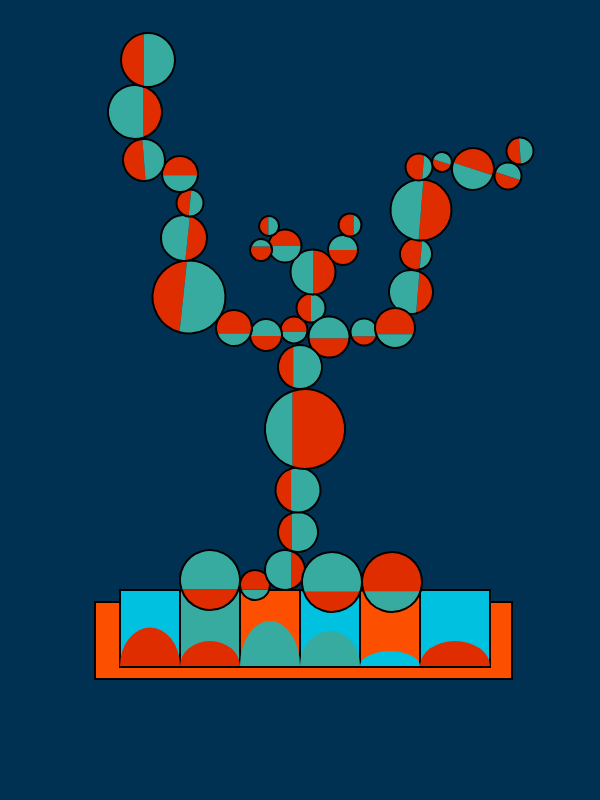
Frame 1 (no input)
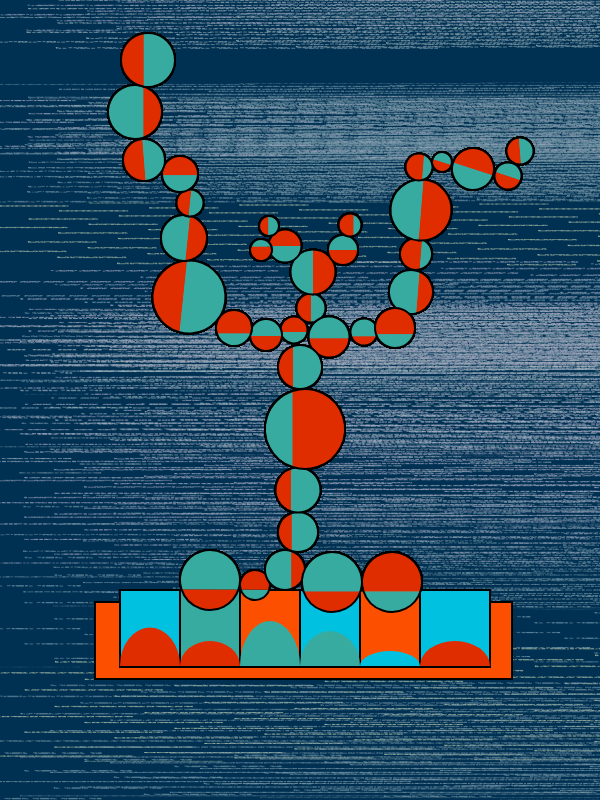
Frame 60 (no input)
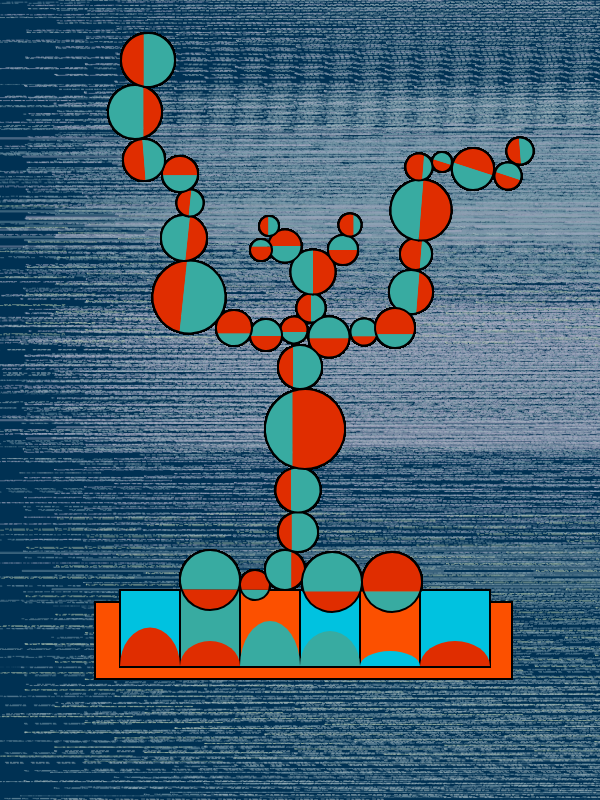
Frame 120 (the mouse pressed at the canvas centre since frame 60)

The p5.js sketch that drew these frames (run headless with seeded random() and noise() and a simulated clock; from frame 60 on, the mouse is pressed at the canvas centre):

// p5.js sketch
// ── sketch.js
// Initialize global variables
var ranges;
let seed = Math.random() * 200;
var mySize;
let str_wei = 0;
let x_space;
let color1, color2;
let colorselet = [];
let plus, margin;
let filter1;

let xCoor = 0;

function setup() {
  randomSeed(seed);
  mySize = 900;
  createCanvas(600, 800);
  colorselet[0] = "#1a1a1a";
  colorselet[1] = "#abadc5";
  colorselet[2] = "#abbcc3";
  colorselet[3] = "#bfd1b2";
  colorselet[4] = "#7f9faf";

  background("#003153");
  margin = mySize / 50;
  ranges = int(random(10, 20));
  color1 = random(colorselet);
  color2 = random(colorselet);
  plus = 0;
  filter1 = new makeFilter();
  // noLoop();
}

function draw() {

  
  randomSeed(seed); // Set the random seed
  noiseSeed(seed); // Set the noise seed

  noFill();
 push();
 // Loop to draw shapes
  for (let i = 0; i < ranges; i++) 
 {
    strokeWeight(str_wei);
    stroke(random(colorselet));
   // Update the horizontal coordinate   'untitled_230710'(SamuelYAN,2023)  https://openprocessing.org/sketch/1969233
    if (ranges % 3 == 0) {
      drawingContext.shadowColor = str(random(colorselet)) + "15";
      drawingContext.shadowOffsetX = str_wei;
      drawingContext.shadowOffsetY = str_wei;
      drawingContext.shadowBlur = 0;
    } else {
      drawingContext.shadowColor = str(random(colorselet)) + "15";
      drawingContext.shadowOffsetX = str_wei;
      drawingContext.shadowOffsetY = str_wei;
      drawingContext.shadowBlur = 0;
    }
   // Update the horizontal coordinate
   xCoor = xCoor + 0.05*width;
   if(xCoor>width)
   {
     xCoor=0;
   }
    let x = xCoor;
   // Set line dashes and draw rectangles
    drawingContext.setLineDash([2, int(random(12, 5))+plus, 3, 2, int(random(1, 4))-plus, 2, int(random(11, 4))+plus, 2]);
    rect(x - random(4, 10) * sin(random(1, 0.5) * plus), height * random(0.15, 0.85) + mySize / 2 * sin(0.7 * sin(0.5 * plus - 0.5) - 0.5),  random(mySize / 20, mySize / 2), plus);
    rect(x - random(10, 4) * cos(random(0.5, 1) * plus), height * random(0.85, 0.15) - mySize / 2 * sin(0.75 * sin(0.7 * plus - 0.5) - 0.25),  random(mySize / 2, mySize / 20), plus);
  }
 pop();

 // Adjust stroke weight
  if (str_wei < 0.5) {
    str_wei += 0.1;
  }
   // Update the 'plus' variable
  if (plus * random(35, 50) < 1 * mySize / 8) 
 {
    plus += 0.01;
  }
 else
 {
   // Remove shadows and create a final frame
    drawingContext.shadowColor = random(colorselet);
    drawingContext.shadowOffsetX = 0;
    drawingContext.shadowOffsetY = 0;
    drawingContext.shadowBlur = 0;

       // Display the final frame
    noLoop();
    noLoop();
    blendMode(BLEND);
    image(overAllTexture, 0, 0);
    blendMode(ADD);
    strokeWeight(random(0.10, 0.5) / 2);
    stroke(str(random(colorselet)) + "05");
    noFill();
    drawingContext.setLineDash([2, 1, 2, 3]);
    drawOverPattern();
    drawingContext.setLineDash([1, 1, 1, 1]);
    blendMode(BLEND);
  }
  strokeWeight(2);
  //Left Branch
  let apple1 = new Apple(294, 330, 27, PI / 2, { ratio: 0.45, c1: color(12, 133, 88), c2: color(175, 67, 67) });
  apple1.display({ c1: color(12, 133, 88), c2: color(175, 67, 67) });

  let apple2 = new Apple(266, 335, 32, 3 * PI / 2, { ratio: 0.52, c1: color(12, 133, 88), c2: color(175, 67, 67) });
  apple2.display({ c1: color(12, 133, 88), c2: color(175, 67, 67) });

  let apple3 = new Apple(234, 328, 36, PI / 2, { ratio: 0.40, c1: color(12, 133, 88), c2: color(175, 67, 67) });
  apple3.display({ c1: color(12, 133, 88), c2: color(175, 67, 67) });

  let apple4 = new Apple(189, 297, 73, PI / 30, { ratio: 0.55, c1: color(12, 133, 88), c2: color(175, 67, 67) });
  apple4.display({ c1: color(12, 133, 88), c2: color(175, 67, 67) });

  let apple5 = new Apple(184, 238, 46, 31 * PI / 30, { ratio: 0.55, c1: color(12, 133, 88), c2: color(175, 67, 67) });
  apple5.display({ c1: color(12, 133, 88), c2: color(175, 67, 67) });

  let apple6 = new Apple(190, 203, 27, PI / 30, { ratio: 0.5, c1: color(12, 133, 88), c2: color(175, 67, 67) });
  apple6.display({ c1: color(12, 133, 88), c2: color(175, 67, 67) });

  let apple7 = new Apple(180, 174, 36, PI / 2, { ratio: 0.48, c1: color(12, 133, 88), c2: color(175, 67, 67) });
  apple7.display({ c1: color(12, 133, 88), c2: color(175, 67, 67) });

  let apple8 = new Apple(144, 160, 42, -PI / 40, { ratio: 0.50, c1: color(12, 133, 88), c2: color(175, 67, 67) });
  apple8.display({ c1: color(12, 133, 88), c2: color(175, 67, 67) });

  let apple9 = new Apple(135, 112, 54, PI, { ratio: 0.60, c1: color(12, 133, 88), c2: color(175, 67, 67) });
  apple9.display({ c1: color(12, 133, 88), c2: color(175, 67, 67) });

  let apple10 = new Apple(148, 60, 54, 0, { ratio: 0.55, c1: color(12, 133, 88), c2: color(175, 67, 67) });
  apple10.display({ c1: color(12, 133, 88), c2: color(175, 67, 67) });

  //Middle Branch
  let apple11 = new Apple(311, 308, 29, 0, { ratio: 0.50, c1: color(12, 133, 88), c2: color(175, 67, 67) });
  apple11.display({ c1: color(12, 133, 88), c2: color(175, 67, 67) });

  let apple12 = new Apple(313, 272, 45, PI, { ratio: 0.50, c1: color(12, 133, 88), c2: color(175, 67, 67) });
  apple12.display({ c1: color(12, 133, 88), c2: color(175, 67, 67) });

  let apple13 = new Apple(285, 246, 33, PI / 2, { ratio: 0.50, c1: color(12, 133, 88), c2: color(175, 67, 67) });
  apple13.display({ c1: color(12, 133, 88), c2: color(175, 67, 67) });

  let apple14 = new Apple(261, 250, 22, 3 * PI / 2, { ratio: 0.40, c1: color(12, 133, 88), c2: color(175, 67, 67) });
  apple14.display({ c1: color(12, 133, 88), c2: color(175, 67, 67) });

  let apple15 = new Apple(269, 226, 20, 0, { ratio: 0.52, c1: color(12, 133, 88), c2: color(175, 67, 67) });
  apple15.display({ c1: color(12, 133, 88), c2: color(175, 67, 67) });

  let apple16 = new Apple(343, 250, 30, 3 * PI / 2, { ratio: 0.50, c1: color(12, 133, 88), c2: color(175, 67, 67) });
  apple16.display({ c1: color(12, 133, 88), c2: color(175, 67, 67) });

  let apple17 = new Apple(350, 225, 23, 0, { ratio: 0.40, c1: color(12, 133, 88), c2: color(175, 67, 67) });
  apple17.display({ c1: color(12, 133, 88), c2: color(175, 67, 67) });

  //Right Branch
  let apple18 = new Apple(329, 337, 41, 3 * PI / 2, { ratio: 0.52, c1: color(12, 133, 88), c2: color(175, 67, 67) });
  apple18.display({ c1: color(12, 133, 88), c2: color(175, 67, 67) });

  let apple19 = new Apple(364, 332, 27, 3 * PI / 2, { ratio: 0.60, c1: color(12, 133, 88), c2: color(175, 67, 67) });
  apple19.display({ c1: color(12, 133, 88), c2: color(175, 67, 67) });

  let apple20 = new Apple(411, 292, 44, 41 * PI / 40, { ratio: 0.60, c1: color(12, 133, 88), c2: color(175, 67, 67) });
  apple20.display({ c1: color(12, 133, 88), c2: color(175, 67, 67) });

  let apple21 = new Apple(395, 328, 40, PI / 2, { ratio: 0.40, c1: color(12, 133, 88), c2: color(175, 67, 67) });
  apple21.display({ c1: color(12, 133, 88), c2: color(175, 67, 67) });

  let apple22 = new Apple(416, 254, 32, PI / 40, { ratio: 0.40, c1: color(12, 133, 88), c2: color(175, 67, 67) });
  apple22.display({ c1: color(12, 133, 88), c2: color(175, 67, 67) });

  let apple23 = new Apple(421, 210, 61, 41 * PI / 40, { ratio: 0.5, c1: color(12, 133, 88), c2: color(175, 67, 67) });
  apple23.display({ c1: color(12, 133, 88), c2: color(175, 67, 67) });

  let apple24 = new Apple(419, 167, 27, PI / 40, { ratio: 0.4, c1: color(12, 133, 88), c2: color(175, 67, 67) });
  apple24.display({ c1: color(12, 133, 88), c2: color(175, 67, 67) });

  let apple25 = new Apple(442, 162, 20, 8 * PI / 5, { ratio: 0.5, c1: color(12, 133, 88), c2: color(175, 67, 67) });
  apple25.display({ c1: color(12, 133, 88), c2: color(175, 67, 67) });

  let apple26 = new Apple(473, 169, 42, 3 * PI / 5, { ratio: 0.5, c1: color(12, 133, 88), c2: color(175, 67, 67) });
  apple26.display({ c1: color(12, 133, 88), c2: color(175, 67, 67) });

  let apple27 = new Apple(508, 176, 27, 8 * PI / 5, { ratio: 0.5, c1: color(12, 133, 88), c2: color(175, 67, 67) });
  apple27.display({ c1: color(12, 133, 88), c2: color(175, 67, 67) });

  let apple28 = new Apple(520, 151, 27, -PI / 40, { ratio: 0.5, c1: color(12, 133, 88), c2: color(175, 67, 67) });
  apple28.display({ c1: color(12, 133, 88), c2: color(175, 67, 67) });


    // 中间的长方形
  //黑色描边
  strokeWeight(2);
  stroke(0, 0, 0);
  let middleRect = new Rect(95, 602, 417, 77, 19, 145, 99);
  middleRect.display();

  //土壤
  strokeWeight(2);
  stroke(0, 0, 0);
  let soil = new Rect(120, 590, 370, 77, 188, 168, 88);
  soil.display();

  let soil1 = new Rect(120, 590, 60, 77, 188, 168, 88);
  soil1.display();

  let soil2 = new Rect(180, 590, 60, 77, 175, 67, 67);
  soil2.display();

  let soil3 = new Rect(240, 590, 60, 77, 19, 145, 99);
  soil3.display();

  let soil4 = new Rect(300, 590, 60, 77, 188, 168, 88);
  soil4.display();

  let soil5 = new Rect(360, 590, 60, 77, 19, 145, 99);
  soil5.display();


  let acr1 = new Arc(150, 666, 60, 77, PI, 0, 12, 133, 88);
  acr1.display();

  let acr2 = new Arc(210, 666, 60, 50, PI, 0, 12, 133, 88);
  acr2.display();

  let acr3 = new Arc(270, 666, 60, 90, PI, 0, 175, 67, 67);
  acr3.display();

  let acr4 = new Arc(330, 666, 60, 70, PI, 0, 175, 67, 67);
  acr4.display();

  let acr5 = new Arc(390, 666, 60, 30, PI, 0, 188, 168, 88);
  acr5.display();

  let acr6 = new Arc(455, 666, 70, 50, PI, 0, 12, 133, 88);
  acr6.display();

  let Apple1 = new Apple(210, 580, 60, 29.85, {ratio: 0.6, c1: color(12, 133, 88), c2: color(175,67,67)});
  Apple1.display({ratio: 0.6, c1: color(12, 133, 88), c2: color(175,67,67)});

  let Apple2 = new Apple(255, 585, 30, 29.85, {ratio: 0.6, c1: color(175,67,67), c2: color(12, 133, 88)});
  Apple2.display({ratio: 0.6, c1: color(175,67,67), c2: color(12, 133, 88)});

  let Apple3 = new Apple(285, 570, 40, PI, {ratio: 0.6, c1: color(12, 133, 88), c2: color(175,67,67)});
  Apple3.display({ratio: 0.6, c1: color(12, 133, 88), c2: color(175,67,67)});

  let Apple4 = new Apple(332, 582, 60, radians(270), {ratio: 0.6, c1: color(12, 133, 88), c2: color(175,67,67)});
  Apple4.display({ratio: 0.6, c1: color(12, 133, 88), c2: color(175,67,67)});

  let Apple5 = new Apple(392, 582, 60, radians(270), {ratio: 0.6, c1: color(12, 133, 88), c2: color(175,67,67)});
  Apple5.display({ratio: 0.6, c1: color(175,67,67), c2: color(12, 133, 88)});

  let Apple6 = new Apple(298, 532, 40, radians(0), {ratio: 0.6, c1: color(12, 133, 88), c2: color(175,67,67)});
  Apple6.display({ratio: 0.6, c1: color(12, 133, 88), c2: color(175,67,67)});

  let Apple7 = new Apple(298, 490, 45, radians(0), {ratio: 0.6, c1: color(12, 133, 88), c2: color(175,67,67)});
  Apple7.display({ratio: 0.6, c1: color(12, 133, 88), c2: color(175,67,67)});

  let Apple8 = new Apple(305, 429, 80, radians(360), {ratio: 0.6, c1: color(175,67,67), c2: color(12, 133, 88)});
  Apple8.display({ratio: 0.6, c1: color(175,67,67), c2: color(12, 133, 88)});

  let Apple9 = new Apple(300, 367, 44, radians(360), {ratio: 0.6, c1: color(12, 133, 88), c2: color(175,67,67)});
  Apple9.display({ratio: 0.6, c1: color(12, 133, 88), c2: color(175,67,67)});


  fill(123,123,132);
  strokeWeight(10);
  line(300,430,285,470)

}






class Apple {
  constructor(x, y, d, angle, settings) {
    this.x = x;
    this.y = y;
    this.d = d;
    this.angle = angle;
    this.ratio = settings.ratio;
  }

  display(settings) {
    push();
    translate(this.x, this.y)
    rotate(this.angle)
    stroke(0);
    fill(settings.c1);
    arc(0, 0, this.d, this.d, -(PI * (1 - this.ratio)) + PI, (PI * (1 - this.ratio)) + PI, OPEN, CHORD);
    fill(settings.c2);
    arc(0, 0, this.d, this.d, -PI * this.ratio, PI * this.ratio, OPEN, CHORD);
    pop();
  }

}

function makeFilter() {
  colorMode(HSB, 360, 100, 100, 100);
  drawingContext.shadowColor = color(0, 0, 5, 95);
  overAllTexture = createGraphics(width, height);
  overAllTexture.loadPixels();
  for (var i = 0; i < width; i++) { 
    for (var j = 0; j < height; j++) {
      overAllTexture.set(i, j,
            color(0, 0, random(95, 85), noise(i / 3, j / 3, (i * j) / 150) * random(5, 15) / 2));
    }
  }
  overAllTexture.updatePixels();
 }
 
 // Function to draw an over pattern
 function drawOverPattern() {
  push();
  translate(width / 2, height / 2);
  let s = max(width, height) / 1 * sqrt(3) - 2;
  let n = 6;
 
  //Loop to divide and draw triangles
  for (let theta = TWO_PI / 6; theta < TWO_PI; theta += TWO_PI / 6) { 
    divideOP(0, 0, s * cos(theta), s * sin(theta), s * cos(theta + TWO_PI / 6), s * sin(theta + TWO_PI / 6), n);
  }
  pop();
 }
 
 //Function to calculate a proportional point
 function prop(x1, y1, x2, y2, k) {
  let x3 = (1 - k) * x1 + k * x2;
  let y3 = (1 - k) * y1 + k * y2;
  return [x3, y3];
 }
 
 //reference: 'Rainy day-3' (SamuelYAN,2023)  https://openprocessing.org/sketch/2019293 
 //Function to divide and draw triangles
 function divideOP(x1, y1, x2, y2, x3, y3, n) {
  if (n > 1) {
    let [xA, yA] = prop(x1, y1, x2, y2, 1 / 3);
    let [xB, yB] = prop(x1, y1, x2, y2, 2 / 3);
    let [xC, yC] = prop(x2, y2, x3, y3, 1 / 3);
    let [xD, yD] = prop(x2, y2, x3, y3, 2 / 3);
    let [xE, yE] = prop(x3, y3, x1, y1, 1 / 3);
    let [xF, yF] = prop(x3, y3, x1, y1, 2 / 3);
    let [xG, yG] = prop(xF, yF, xC, yC, 1 / 2);
    divideOP(x1, y1, xA, yA, xF, yF, n - 1);
    divideOP(xA, yA, xB, yB, xG, yG, n - 1);
    divideOP(xB, yB, x2, y2, xC, yC, n - 1);
    divideOP(xG, yG, xF, yF, xA, yA, n - 1);
    divideOP(xC, yC, xG, yG, xB, yB, n - 1);
    divideOP(xF, yF, xG, yG, xE, yE, n - 1);
    divideOP(xG, yG, xC, yC, xD, yD, n - 1);
    divideOP(xD, yD, xE, yE, xG, yG, n - 1);
    divideOP(xE, yE, xD, yD, x3, y3, n - 1);
  } else {
    makeTriangle([x1, y1], [x2, y2], [x3, y3]);
  }
 }
 // Function to draw a triangle
 function makeTriangle(v1, v2, v3) {
  let points = shuffle([v1, v2, v3]);
  let [x1, y1] = points[0];
  let [x2, y2] = points[1];
  let [x3, y3] = points[2];
  let iStep = 1 / (pow(2, floor(random(4, 2))));
  for (let i = 0; i < 1; i += iStep) { 
    let [x4, y4] = prop(x1, y1, x2, y2, 1 - i);
    let [x5, y5] = prop(x1, y1, x3, y3, 1 - i);
    triangle(x1, y1, x4, y4, x5, y5);
  }
 }

 class Rect {
  constructor(x, y, w, h, r,g,b) {
    this.x = x;             // 矩形的左上角x坐标
    this.y = y;             // 矩形的左上角y坐标
    this.w = w;             // 矩形的宽度
    this.h = h;             // 矩形的高度
    this.fillColor = color(r, g, b); // 矩形的填充颜色
  }

  // 方法：绘制矩形
  display() {
    fill(this.fillColor);
    rect(this.x, this.y, this.w, this.h);
  }
}

class Arc {
  constructor(x, y, w, h, start, stop, r, g, b, mode = PIE) {
    this.x = x;                  // 弧的中心点x坐标
    this.y = y;                  // 弧的中心点y坐标
    this.w = w;                  // 弧的宽度
    this.h = h;                  // 弧的高度
    this.start = start;          // 弧的起始角度
    this.stop = stop;            // 弧的结束角度
    this.fillColor = color(r, g, b);  // 弧的填充颜色
    this.mode = mode;            // 弧的模式 (CHORD, PIE, or OPEN)
  }

  // 方法：绘制弧
  display() {
    fill(this.fillColor);
    noStroke();
    arc(this.x, this.y, this.w, this.h, this.start, this.stop, this.mode);
  }
}
